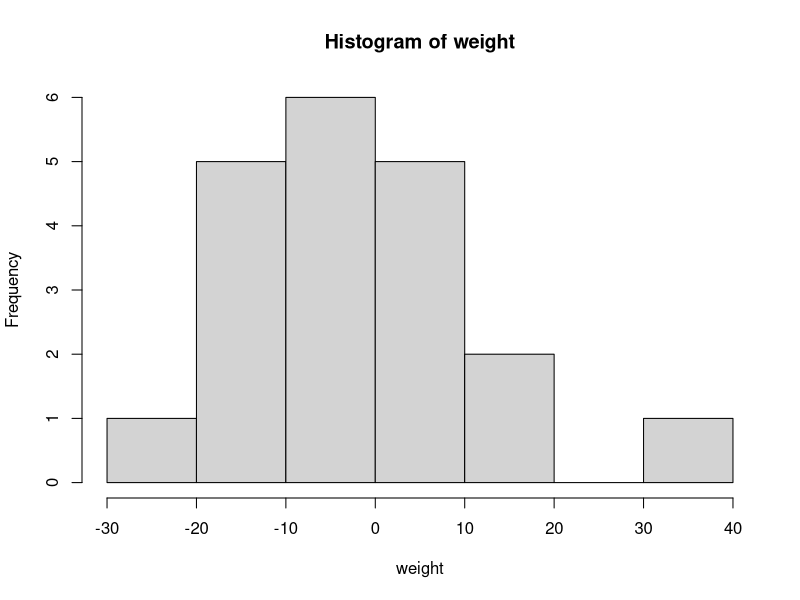
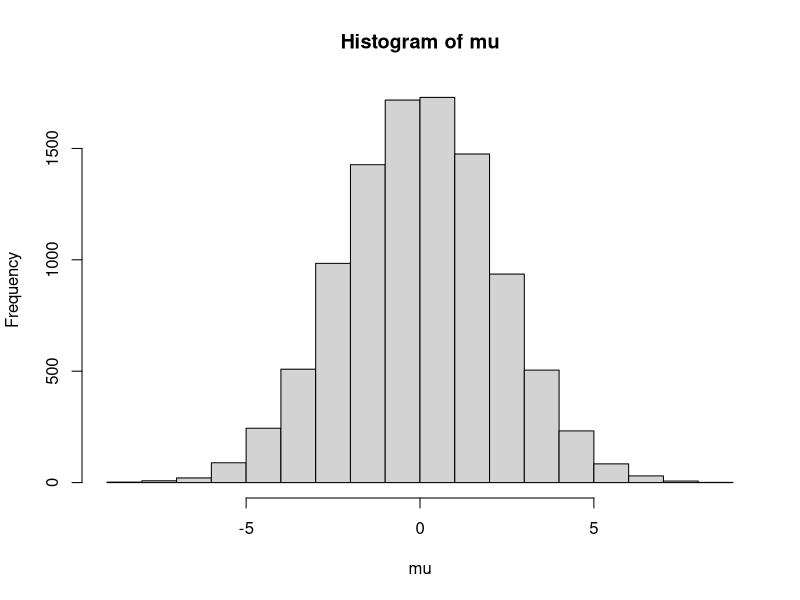
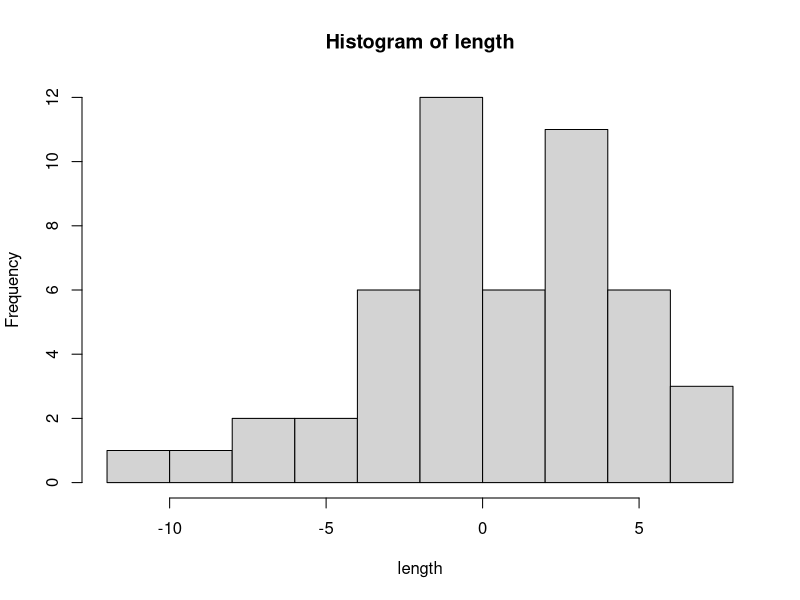
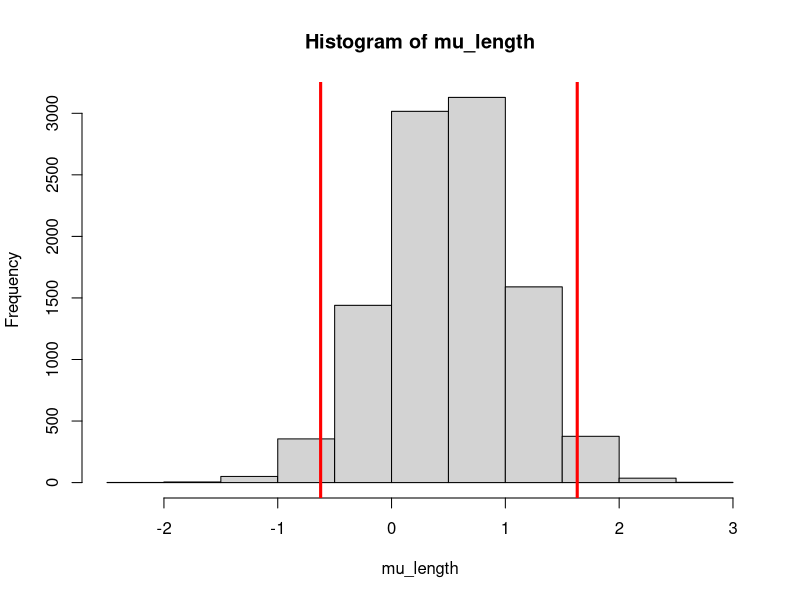
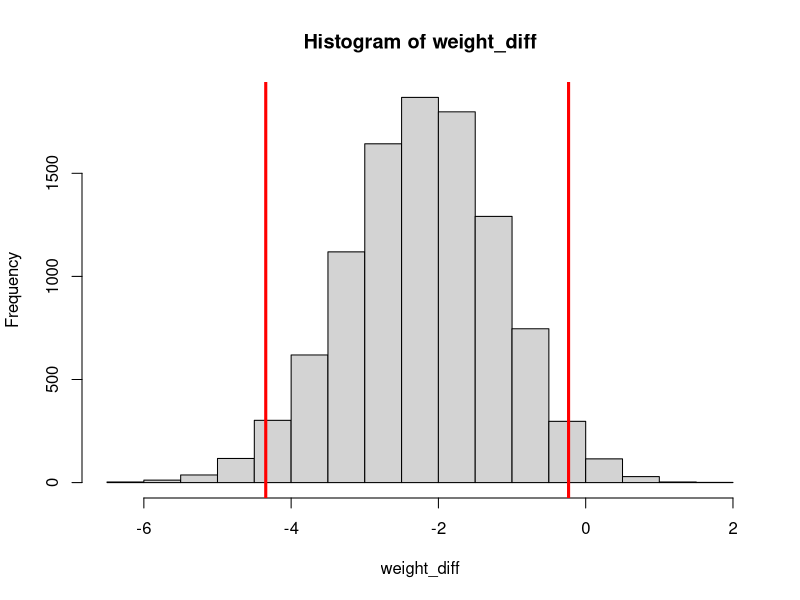
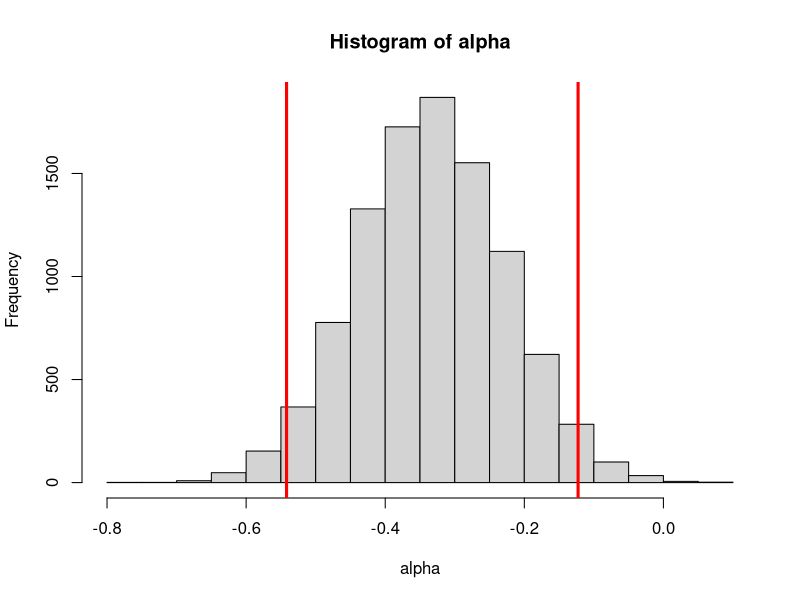
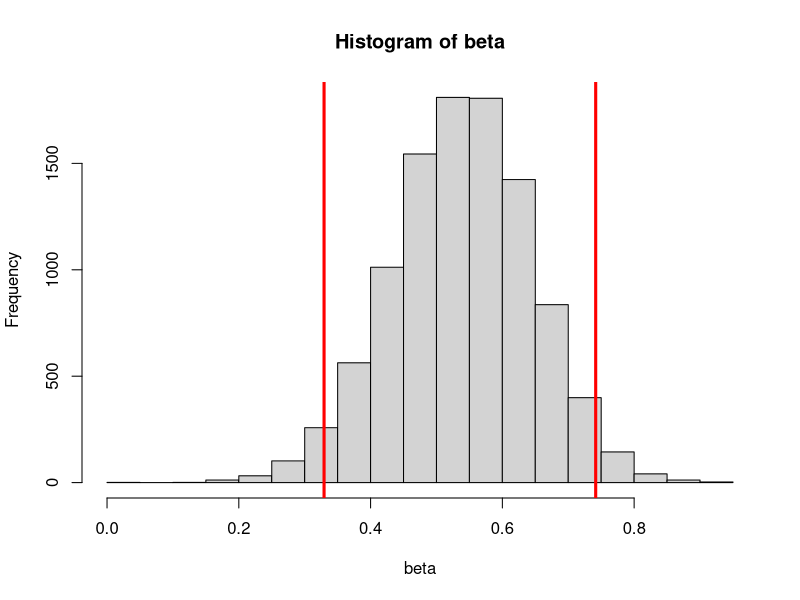
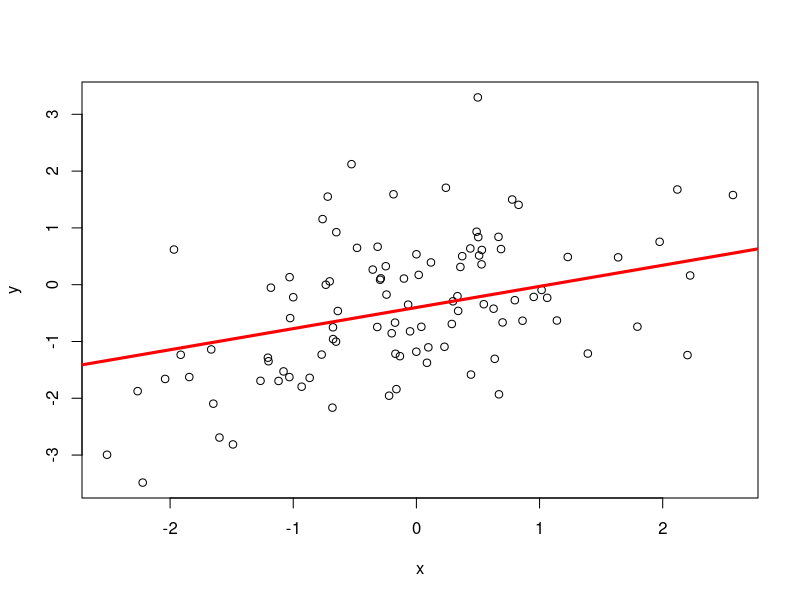

These figures' R source, in order:
set.seed(120414)

weight <- rnorm(20, 0, 10)
hist(weight)

# If we calclulate the mean and sd, we find that it is not the same as the known values that we created from the sample
mean(weight) # calculated mean is -1.7 although the set mean is 0
sd(weight) # calculated SD is 13.6 although the set sd is 10

# Model the frequentist assumption of the sampling distribution
set.seed(1)
mu <- s <- med <- c() # create empty vectors called mu, s, and med
# we will define these empty vectors in the following for loop:
for (i in 1:1e4){
  weight <- rnorm(20,0,10)
  mu[i] <- mean(weight)
  s[i] <- sd(weight)
  med[i] <- median(weight)
}

# plot the sampling distributions of the mean and variance
hist(mu) # the sd is the standard error of the sampling distribution mean
sd(mu)
sd(weight)/sqrt(length(weight))

sd(med)

# Bootstrapping assumes that the sample adequately represents the true population, and uses the sample to create a new estimated population.
# Next, you resample from the estimated population. This gives you a new bootstrapped sampling distribution instead of the imaginary sampling distribution assumed by the frequentist statistical tests alone

# ---- Mean Bootstrapping ----

set.seed(1)

length <- rnorm(50, 0, 5)
hist(length)

mu_length <- c()
# Sampling from a population created by our original sample (aka creating the bootstrapped dataset)
for(i in 1:1e4){
  samps <- sample(length, size = length(length),
                  replace = T)
  mu_length[i] <- mean(samps)
}

# plot the sampling dsitribution of mu for length
hist(mu_length)
# 95% confidence interval
abline(v = quantile(mu_length, c(0.025, 0.975)), col = "red", lwd = 3)
mean.test <- t.test(length)
mean.test # CI using original sample
quantile(mu_length, c(0.025, 0.975)) # CI using bootstrapping
# they are just about the same in this case, but if the distribution was non-normal, then the bootstrapping would get it right while the regular t-test would get it wrong


# ---- 2-sample t-test Bootstrapping ----

set.seed(1)

weight_a <- rnorm(30, 1, 5) # weight of population a
weight_b <- rnorm(50, 3, 5) # weight of population b

t_weight <- t.test(weight_a, weight_b) # regular t-test
t_weight

weight_diff <- c()
# bootstrapping by taking repeated samples from the simulated population
for(i in 1:1e4){
  samps_a <- sample(weight_a, length(weight_a),
                    replace = T)
  samps_b <- sample(weight_b, length(weight_b),
                    replace = T)
  weight_diff[i] <- mean(samps_a) - mean(samps_b)
}

hist(weight_diff)
abline(v = quantile(weight_diff, c(0.025, 0.975)),
       col = "red", lwd = 3)
t_weight$conf.int # regular t-test confidence interval
quantile(weight_diff, c(0.025, 0.975)) # confidence interval from bootstrapped data
# in this case, they are pretty close / nearly the same

# ---- Empirical / Case Resampling Bootstrapping ----

# Used to estimate regression parameters

n <- 100 # number of individuals
a <- -0.5 # intercept
b <- 0.5 # slope
x <- rnorm(n)
y <- a + x*b + rnorm(n)

lm(y~x) # regular regression

alpha <- beta <- c()
for(i in 1:1e4){
  samps <- sample(1:n, size = n, 
                  replace = T)
  mod <- lm(y[samps] ~ x[samps])
  alpha[i] <- as.numeric(mod$coefficients[1])
  beta[i] <- as.numeric(mod$coefficients[2])
}

hist(alpha)
abline(v = quantile(alpha, c(0.025, 0.975)),
       col = "red", lwd = 3)

hist(beta)
abline(v = quantile(beta, c(0.025, 0.975)),
       col = "red", lwd = 3)

# ---- Residual Bootstrapping ----

# This will take the residuals of the original model and assign them to random y values to get new y values (y + random residual)

mod_x <- lm(y~x) # for a given value x, this model will predict y
plot(y~x)
abline(a = mod$coefficients[1], b = mod$coefficients[2],
       col = "red", lwd = 3) 

# pull out the predicted values and the residuals in order to do the residual bootstrap
y_hat <- as.numeric(mod_x$fitted.values)
errors <- as.numeric(mod$residuals)

alpha_r <- beta_r <- c()
for(i in 1:1e4){
  samps <- sample(errors, size = n,
                  replace = T)
  y_rep <- y_hat + samps
  mod <- lm(y_rep ~ x)
  alpha_r[i] <- as.numeric(mod$coefficients[1])
  beta_r[i] <- as.numeric(mod$coefficients[2])
}

hist(alpha_r)
abline(v = quantile(alpha_r, c(0.025, 0.975)),
       col = "red", lwd = 3)
hist(beta_r)       
abline(v = quantile(beta_r, c(0.025, 0.975)),
       col = "red", lwd = 3)     
# compare se from model to the bootsreap estimates
summary(mod)
sd(alpha_r)
sd(beta_r)

# ---- WILD Bootstrapping ----

# WILD bootstrapping will add random error which will help to break up any major heteroschedasticity and nonindependent standard errors

# start using the same basic components from residual bootstrapping

alpha_w <- beta_w <- c()
for(i in 1:1e4){
  samps <- sample(errors, size = n,
                  replace = T)
  fudge <- rnorm(n, 0, 1) # this is the randomness factor - doesn't have to come from a normal distribution, will have to look this up if we want to use irl
  y_rep <- y_hat + samps*fudge # multiply by fudge factor to add randomness
  mod <- lm(y_rep ~ x)
  alpha_w[i] <- as.numeric(mod$coefficients[1])
  beta_w[i] <- as.numeric(mod$coefficients[2])
}

hist(alpha_w)
abline(v = quantile(alpha_w, c(0.025, 0.975)),
       col = "red", lwd = 3)
hist(beta_w)       
abline(v = quantile(beta_w, c(0.025, 0.975)),
       col = "red", lwd = 3)
summary(mod_x)
sd(alpha_w)

